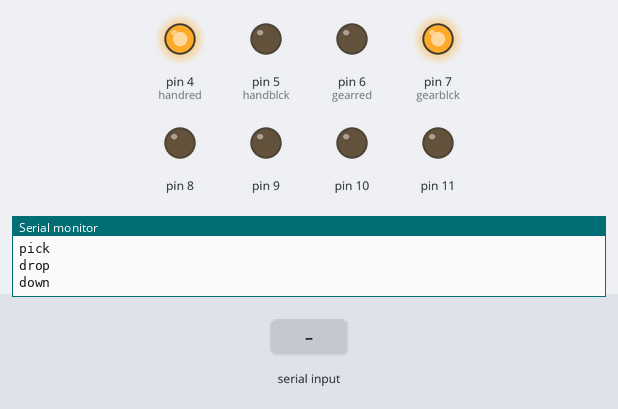
A sketch run on a simulated Arduino Uno, built with avr-gcc and run on an emulated ATmega328P. On the bench: output pins drawn as LEDs (lit = HIGH), the last lines printed to the serial monitor. Inputs (shaded band) come from the test bench. The modem accepts every AT command (registered, SIM ready, sends succeed) and sends nothing else.

Above: at 39.0 s.
39.1 s: "1" received over the second serial link
At 42.1 s:
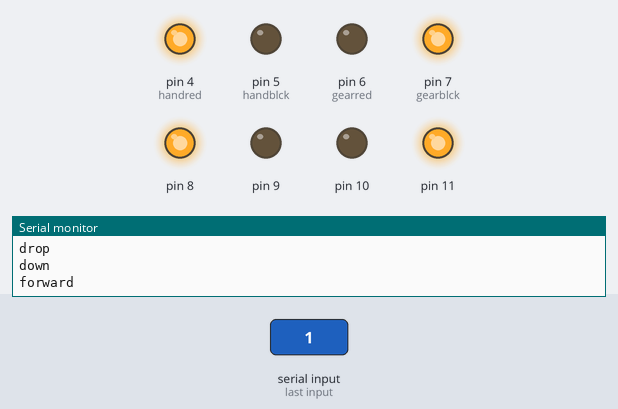
At 45.5 s:
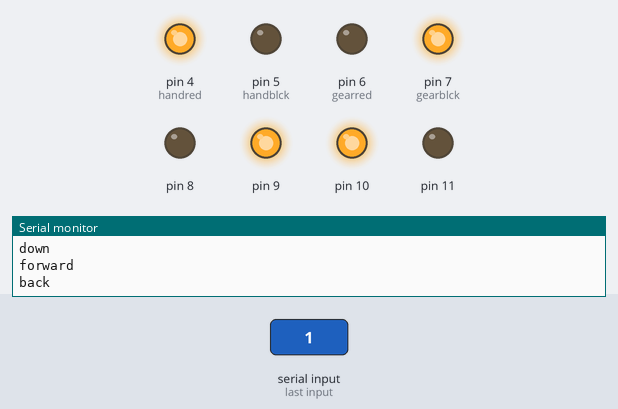
Timing chart, 0 to 64.7 s (numbered marks = the images above; inputs shaded):
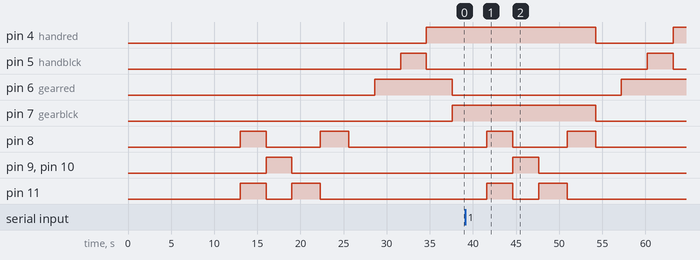

Measured:
- after the input at 39.1 s, pin 4 (handred): HIGH → LOW after 15.1 s, → HIGH 9.0 s later; pin 5 (handblck): LOW → HIGH after 21.1 s, → LOW 3.0 s later; pin 6 (gearred): LOW → HIGH after 18.1 s; pin 7 (gearblck): HIGH → LOW after 15.1 s; pin 8: alternates HIGH for 3.2 s and LOW for 6.3 s, 4 changes in all, then stays LOW, starting after 2.5 s
- by itself, pin 8: alternates HIGH for 3.1 s and LOW for 6.3 s, 4 changes in all, then stays LOW
- by itself, pin 11: alternates HIGH for 3.1 s and LOW for 3.0 s, 4 changes in all, then stays LOW

The sketch:

esp.ino
```cpp
//#define lr 8  // left motor
//#define lb 9
//#define rr 10   // right motor
//#define rb 11
#define handred 4
#define handblck 5
#define gearred 6
#define gearblck 7
#include <SoftwareSerial.h>
#include <stdlib.h>
SoftwareSerial ser(2, 3); // RX, TX
int count;
void up()
{
  digitalWrite(gearred,HIGH);
  digitalWrite(gearblck,LOW);
}
void down()
{
  digitalWrite(gearred,LOW);
  digitalWrite(gearblck,HIGH);
}
void drop()
{
  digitalWrite(handred,HIGH);
  digitalWrite(handblck,LOW);
}
void pick()
{
  digitalWrite(handred,LOW);
  digitalWrite(handblck,HIGH);
}
void forward()
{
 digitalWrite (8,HIGH);
   digitalWrite (9,LOW);
   digitalWrite (10,LOW);
   digitalWrite (11,HIGH);
}
void backward()
{
   digitalWrite (8,LOW);
   digitalWrite (9,HIGH);
   digitalWrite (10,HIGH);
   digitalWrite (11,LOW);
}
void left()
{
  digitalWrite (8,HIGH);
   digitalWrite (9,LOW);
   digitalWrite (10,LOW);
   digitalWrite (11,LOW);
   delay(300);

}
void right()
{
  digitalWrite (8,LOW);
   digitalWrite (9,LOW);
   digitalWrite (10,LOW);
   digitalWrite (11,HIGH);
   delay(300);
}
void Stop()
{
   digitalWrite(8, LOW);
   digitalWrite(9, LOW);
   digitalWrite(10, LOW);
   digitalWrite(11, LOW);
   digitalWrite(handred, LOW);
   digitalWrite(handblck, LOW);
   digitalWrite(gearred, LOW);
   digitalWrite(gearblck, LOW);

}
void setup() {
   Serial.begin(115200);
  // enable software serial
  ser.begin(115200);
   pinMode(8, OUTPUT);
  pinMode(9, OUTPUT);
  pinMode(10, OUTPUT);
  pinMode(11, OUTPUT);
  pinMode(handred, OUTPUT);
  pinMode(handblck, OUTPUT);
  pinMode(gearred, OUTPUT);
  pinMode(gearblck, OUTPUT);

  // reset ESP8266
  ser.println("AT+RST");
  delay(3000);
  ser.println("AT+CWMODE=1");
  delay(2000);
  ser.println("AT+CIFSR");
  delay(2000);
  ser.println("AT+CIPMUX=1");
  delay(2000);
  ser.println("AT+CIPSERVER=1,80");
  delay(2000);
  }


void loop() {
  while(ser.available()>0)
  {
   if(ser.find("+IPD,"))
    {
      delay(200);
      char connectionId=ser.read();
       String getStr="<html><body>";
       getStr+="<a href=\"http://192.168.43.163?f\">";
       getStr+="<button type=\"button\">FORWARD</button></a><br>";
       getStr+="<a href=\"http://192.168.43.163?l\">";
       getStr+="<button type=\"button\">LEFT</button></a>";
       getStr+="<a href=\"http://192.168.43.163?r\">";
       getStr+="<button type=\"button\">RIGHT</button></a>";
       getStr+="<br><a href=\"http://192.168.43.163?b\">";
       getStr+="<button type=\"button\">BACKWARD</button></a><br>";
       getStr+="<a href=\"http://192.168.43.163?s\">";
       getStr+="<button type=\"button\">STOP</button></a><br>";
       getStr+="<a href=\"http://192.168.43.163?p\">";
       getStr+="<button type=\"button\">PICK</button></a>";
       getStr+="<a href=\"http://192.168.43.163?dro\">";
       getStr+="<button type=\"button\">DROP</button></a><br>";
       getStr+="<a href=\"http://192.168.43.163?u\">";
       getStr+="<button type=\"button\">UP</button></a>";
       getStr+="<a href=\"http://192.168.43.163?down\">";
       getStr+="<button type=\"button\">DOWN</button></a></body></html>";
       String cmd = "AT+CIPSEND=";
       cmd += connectionId;
       cmd += ",";
 cmd += String(getStr.length());
 int len = getStr.length();
  ser.print(cmd);
  ser.print(len);
  Serial.print(cmd);
  Serial.println(len);
  delay(3000);

//  count=0;
//  do{
//
//    delay(3000);
//    count++;
//    }while((count<4)||ser.find("OK"));


  if(ser.find(">")){
    ser.println(getStr);
    delay(1000);
    for(int i=0;i<3;i++){
    ser.print("AT+CIPCLOSE=");
    ser.println(connectionId);
    }
    Serial.print("AT+CIPCLOSE=");
    Serial.println(connectionId);
    Serial.print("sucess");
    delay(1000);
  }
    }
        if(ser.find("?f HTTP"));{
     Serial.println("forward");
     forward();
     delay(2000);
    }
     if(ser.find("?b HTTP"));{
     Serial.println("back");
     backward();
     delay(2000);
    }
     if(ser.find("?r HTTP"));{
     Serial.println("right");
     right();
     delay(2000);
    }
     if(ser.find("?l HTTP"));{
     Serial.println("left");
     left();
     delay(2000);
    }
     if(ser.find("?s HTTP"));{
     Serial.println("stop");
     Stop();
     delay(2000);
    }
     if(ser.find("?up HTTP"));{
     Serial.println("up");
     up();
     delay(2000);
    }
     if(ser.find("?p HTTP"));{
     Serial.println("pick");
     pick();
     delay(2000);
    }
     if(ser.find("?dro HTTP"));{
     Serial.println("drop");
     drop();
     delay(2000);
    }
     if(ser.find("?down HTTP"));{
     Serial.println("down");
     down();
     delay(2000);
    }

    }
    }
```
